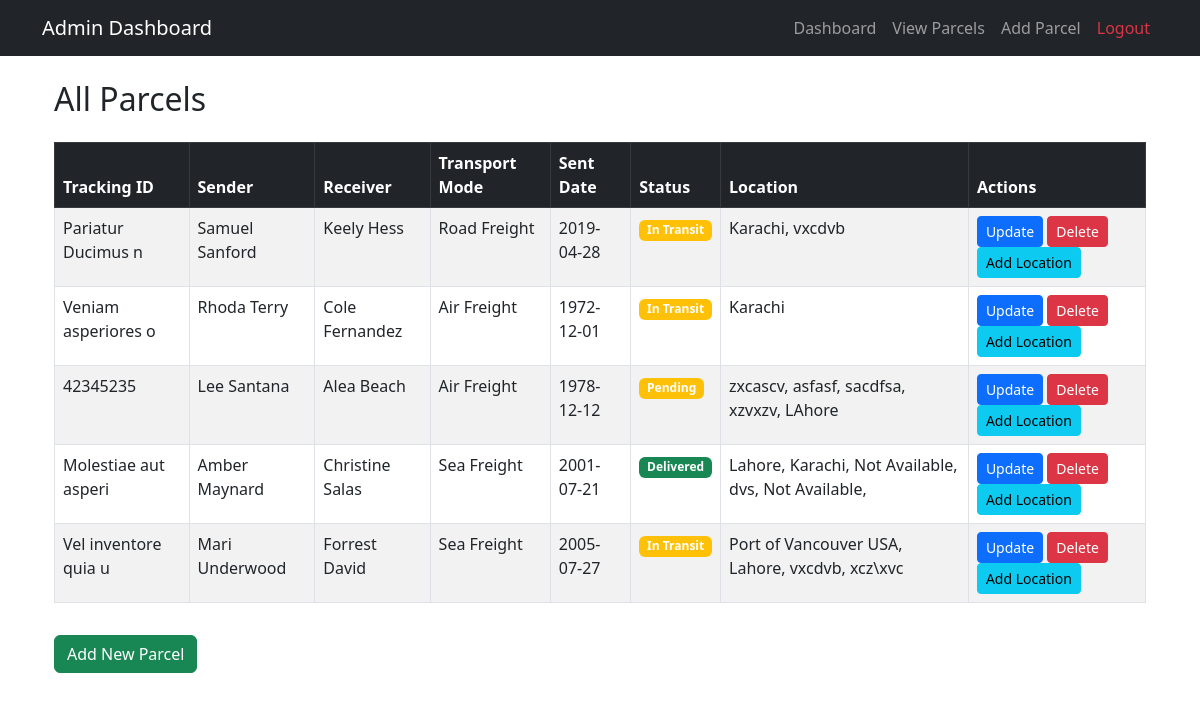
Page /view_parcels.php (signed in) on the committed database.
### tables this page shows
CREATE TABLE `parcels` (
  `id` int(11) NOT NULL,
  `tracking_id` varchar(50) NOT NULL,
  `sender_name` varchar(255) DEFAULT NULL,
  `sender_phone` varchar(20) DEFAULT NULL,
  `sender_country` varchar(255) DEFAULT NULL,
  `sender_address` text DEFAULT NULL,
  `receiver_name` varchar(255) DEFAULT NULL,
  `receiver_phone` varchar(20) DEFAULT NULL,
  `receiver_country` varchar(255) DEFAULT NULL,
  `receiver_address` text DEFAULT NULL,
  `mode_of_transport` varchar(50) DEFAULT NULL,
  `sent_date` date DEFAULT NULL,
  `arrival_date` date DEFAULT NULL,
  `estimated_time` varchar(20) DEFAULT NULL,
  `status` varchar(50) DEFAULT 'In Transit'
);

### view_parcels.php (the view, shortened to what this page needs)
<?php
include './includes/header.php';
include './includes/db.php';
$result = $conn->query("SELECT * FROM parcels ORDER BY id DESC");
?>
<div class="container mt-4">
    <h2 class="mb-4">All Parcels</h2>
    <table class="table table-bordered table-striped">
        <thead class="table-dark">
            <tr>
                <th>Tracking ID</th>
                <th>Sender</th>
                <th>Receiver</th>
                <th>Transport Mode</th>
                <th>Sent Date</th>
                <th>Status</th>
                <th>Location</th>
                <th>Actions</th>
            </tr>
        </thead>
        <tbody>
            <?php while ($row = $result->fetch_assoc()) { $parcel_id = $row['id'];?>
                <tr>
                    <td><?php echo htmlspecialchars($row['tracking_id']); ?></td>
                    <td><?php echo htmlspecialchars($row['sender_name']); ?></td>
                    <td><?php echo htmlspecialchars($row['receiver_name']); ?></td>
                    <td><?php echo htmlspecialchars($row['mode_of_transport']); ?></td>
                    <td><?php echo htmlspecialchars($row['sent_date']); ?></td>
                    <td>
                        <span class="badge bg-<?php echo ($row['status'] == 'Delivered') ? 'success' : 'warning'; ?>">
                            <?php echo htmlspecialchars($row['status']); ?>
                        </span>
                    </td>
                    <td>
                    <?php
                        $location_result = $conn->query("SELECT location FROM parcel_locations WHERE parcel_id = $parcel_id ORDER BY updated_at ASC");
                        $locations = [];
                        while ($loc = $location_result->fetch_assoc()) {
                            $locations[] = htmlspecialchars($loc['location']);
                        }
                        echo !empty($locations) ? implode(', ', $locations) : 'Not Available';
                    ?>
                </td>
                <td>
                    <a href="update_parcel.php?id=<?php echo $row['id']; ?>" class="btn btn-sm btn-primary">Update</a>
                    <a href="delete_parcel.php?id=<?php echo $row['id']; ?>" class="btn btn-sm btn-danger" onclick="return confirm('Are you sure?');">Delete</a>
                    <button type="button" class="btn btn-sm btn-info" data-bs-toggle="modal" data-bs-target="#addLocationModal" onclick="setParcelId(<?php echo $row['id']; ?>)">
                        Add Location
                    </button>
                </td>
                </tr>
            <?php } ?>
        </tbody>
    </table>
    <a href="add_parcel.php" class="btn btn-success mt-3">Add New Parcel</a>
</div>
<?php include './includes/footer.php'; ?>

### includes/header.php (shortened to what this page needs)
<!DOCTYPE html>
<html lang="en">
<head>
    <link href="https://cdn.jsdelivr.net/npm/bootstrap@5.3.0/dist/css/bootstrap.min.css" rel="stylesheet">
</head>
<body>
<nav class="navbar navbar-expand-lg navbar-dark bg-dark">
    <div class="container">
        <a class="navbar-brand" href="dashboard.php">Admin Dashboard</a>
        <div class="collapse navbar-collapse" id="navbarNav">
            <ul class="navbar-nav ms-auto">
                <li class="nav-item"><a class="nav-link" href="dashboard.php">Dashboard</a></li>
                <li class="nav-item"><a class="nav-link" href="view_parcels.php">View Parcels</a></li>
                <li class="nav-item"><a class="nav-link" href="add_parcel.php">Add Parcel</a></li>
                <li class="nav-item"><a class="nav-link text-danger" href="logout.php">Logout</a></li>
            </ul>
        </div>
    </div>
</nav>
<div class="container mt-4">

### includes/footer.php (shortened to what this page needs)
</div>
</body>
</html>

### rows in the picture
parcels: tracking "Pariatur Ducimus n", sender_name "Samuel Sanford", receiver_name "Keely Hess", mode_of_transport "Road Freight", sent_date "2019-04-28", status "In Transit", locations "Karachi, vxcdvb"
parcels: tracking "Veniam asperiores o", sender_name "Rhoda Terry", receiver_name "Cole Fernandez", mode_of_transport "Air Freight", sent_date "1972-12-01", status "In Transit", locations "Karachi"
parcels: tracking "42345235", sender_name "Lee Santana", receiver_name "Alea Beach", mode_of_transport "Air Freight", sent_date "1978-12-12", status "Pending", locations "zxcascv, asfasf, sacdfsa, xzvxzv, LAhore"
parcels: tracking "Molestiae aut asperi", sender_name "Amber Maynard", receiver_name "Christine Salas", mode_of_transport "Sea Freight", sent_date "2001-07-21", status "Delivered", locations "Lahore, Karachi, Not Available, dvs, Not Available,"
parcels: tracking "Vel inventore quia u", sender_name "Mari Underwood", receiver_name "Forrest David", mode_of_transport "Sea Freight", sent_date "2005-07-27", status "In Transit", locations "Port of Vancouver USA, Lahore, vxcdvb, xcz\\xvc"
